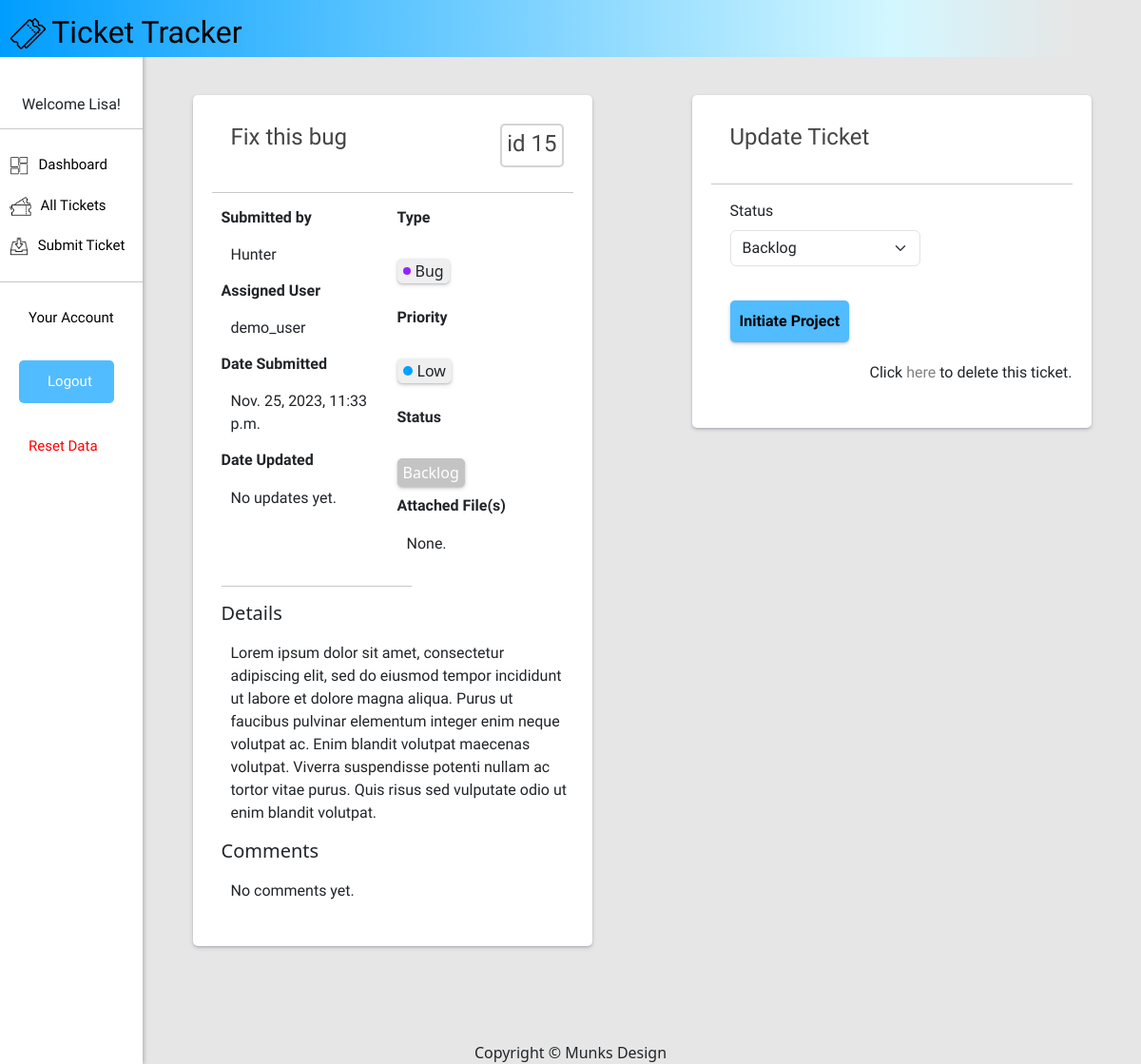
/ticket-room/15/ (signed in), run on the app's committed database.
### mainapp/models.py (models this page shows, shortened)
class Ticket(models.Model):
    class Status(models.TextChoices):
        ACTIVE = 'Active', 'Active'
        COMPLETE = 'Complete', 'Complete'
        BACKLOG = 'Backlog', 'Backlog'
    class Priority(models.TextChoices):
        HIGH = 'High', 'High'
        LOW = 'Low', 'Low'
    class Type(models.TextChoices):
        BUG = 'Bug', 'Bug'
        FEATURE = 'Feature', 'Feature'
        MODIFY = 'Modify', 'Modify'
    title = models.CharField(max_length=30)
    description = models.TextField(max_length=500)
    author = models.ForeignKey(User, on_delete=models.PROTECT, related_name='ticket_submission')
    participants = models.ForeignKey(User, on_delete=models.PROTECT, related_name='participants', default='')
    created = models.DateTimeField(auto_now_add=True)
    updated = models.DateTimeField(auto_now=True)
    type = models.CharField(max_length=10, choices=Type.choices, default=Type.BUG)
    priority = models.CharField(max_length=10, choices=Priority.choices, default=Priority.LOW)
    status = models.CharField(max_length=10, choices=Status.choices, default=Status.BACKLOG)
    comments = models.TextField(blank=True)
    attachment = models.FileField(upload_to='ticket_attachments/', blank=True, null=True)
    objects = models.Manager()
    published = PublishedManager()
    class Meta:
        ordering = ['-created']
        indexes = [
            models.Index(fields=['-created'])
        ]

### mainapp/views.py (the view)
# urls.py: path('ticket-room/<str:pk>/', views.ticket_room, name='ticket-room'),
@login_required
def ticket_room(request, pk):
    ticket = get_object_or_404(Ticket, id=pk)
    if request.method == 'POST':
        if 'form-update' in request.POST:
            form_update = TicketUpdate(request.POST, instance=ticket)
            if form_update.is_valid():
                ticket = form_update.save(commit=False)
                comment = form_update.cleaned_data['comments']
                if comment:
                    ticket.add_comments(comment)
                ticket.save()
                messages.success(request, "Ticket Updated" )
                return redirect('ticket-room', pk=ticket.id)
        elif 'form-initiate' in request.POST:
            form_initiate = TicketInitiate(request.POST, instance=ticket)
            if form_initiate.is_valid():
                ticket = form_initiate.save(commit=False)
                status = form_initiate.cleaned_data['status']
                if status:
                    ticket.initiate(status)
                ticket.save()
                messages.success(request, "Ticket Initiated")
                return redirect('ticket-room', pk=ticket.id)
    else:
        form_update = TicketUpdate(instance=ticket)
        form_initiate = TicketInitiate(instance=ticket)
    context = {'ticket': ticket, 'form_update': form_update, 'form_initiate': form_initiate}
    return render(request, 'ticket_room.html', context)

### mainapp/forms.py
class TicketUpdate(forms.ModelForm):
    class Meta:
        model = Ticket
        fields = ['status', 'comments']

class TicketInitiate(forms.ModelForm):
    class Meta:
        model = Ticket
        fields = ['status']

### mainapp/templates/ticket_room.html (shortened to what this page needs)
{% extends 'base.html' %} {% load static %} {% load crispy_forms_tags %} {% block content %}
<div>{% include 'sidebar.html' %}</div>
<div class="flex-container-ticket">
	<div class="box">
		<div class="account-tickets">
			<div class="subtitle" id="ticket-subtitle">
				<div class="left-ticket"><h4>{{ticket.title}}</h4></div>
				<div class="right-ticket"><h4>id {{ticket.id}}</h4></div>
			</div>
			<hr />
			<div class="main-text-dash">
				<div class="ticket-column">
					<div>
						<div class="ticket-box">
							<div class="column">
								<h6>Submitted by</h6>
								<p>{{ticket.author}}</p>
								<div class="ticket-assigned">
									<h6>Assigned User</h6>
									<p>{{ticket.participants}}</p>
								</div>
								<h6>Date Submitted</h6>
								<p>{{ticket.created}}</p>
								<h6>Date Updated</h6>
								{% if ticket.created != ticket.updated %}
								<p>{{ticket.updated}}</p>
								{% else %}
								<p>No updates yet.</p>
								{% endif %}
							</div>
							<div class="column">
								<h6>Type</h6>
								{% if ticket.type == 'Bug' %}
								<p>
									<td>
										<div class="tps-container">
											<div class="colored-dot">
												<div class="dot" id="bug"></div>
												<div>{{ticket.type}}</div>
											</div>
										</div>
									</td>
								</p>
								{% endif %}
								<h6>Priority</h6>
								{% if ticket.priority == 'High' %}
								<p>
									<td>
										<div class="tps-container">
											<div class="colored-dot">
												<div class="dot" id="high"></div>
												<div>{{ticket.priority}}</div>
											</div>
										</div>
									</td>
								</p>
								{% elif ticket.priority == 'Low' %}
								<p>
									<td>
										<div class="tps-container">
											<div class="colored-dot">
												<div class="dot" id="low"></div>
												<div>{{ticket.priority}}</div>
											</div>
										</div>
									</td>
								</p>
								{% endif %}
								<h6>Status</h6>
								<p>{% if ticket.status == 'Active' %}</p>
								<div class="ticket-active">In Progress</div>
								{% elif ticket.status == 'Complete' %}
								<div class="ticket-complete">Complete</div>
								{% elif ticket.status == 'Backlog' %}
								<div class="ticket-backlog">Backlog</div>
								{% endif %}
								<h6 style="margin-top: 10px">Attached File(s)</h6>
								{% if ticket.attachment %}
								<p>
									<a class="ticket-link" href="{{ ticket.attachment.url }}"
										>Open file</a
									>
								</p>
								{% else %}
								<p>None.</p>
								{% endif %}
							</div>
						</div>
					</div>
					<hr style="width: 200px" />
					<h5>Details</h5>
					<p>{{ticket.description}}</p>
					<h5>Comments</h5>
					{% if ticket.comments %}
					<p>{{ticket.comments}}</p>
					{% else %}
					<p>No comments yet.</p>
					{% endif %}
				</div>
			</div>
		</div>
	</div>
	<div class="box">
		<div class="ticket-update">
			<div class="ticket-column">
				<div class="subtitle">
					<h4>Update Ticket</h4>
				</div>
				<hr />
				{% if ticket.status != 'Backlog' %}
				<div class="ticket-form">
					<form method="post" id="form-update">
						{% csrf_token %} {{ form_update|crispy }}
						<button class="update-button" type="submit" name="form-update">
							Update Ticket
						</button>
					</form>
				</div>
				{% else %}
				<div class="ticket-form">
					<form method="post" id="form-initiate">
						{% csrf_token %} {{ form_initiate|crispy }}
						<button class="update-button" type="submit" name="form-initiate">
							Initiate Project
						</button>
					</form>
				</div>
				{% endif %}
				<div class="ticket-form">
					<p style="padding-top: 20px; text-align: right">
						Click
						<a class="ticket-link" href="{% url 'ticket-delete' ticket.id %}"
							>here</a
						>
						to delete this ticket.
					</p>
				</div>
			</div>
		</div>
	</div>
	{% endblock %}

### mainapp/templates/sidebar.html
{% load static %}
<div class="sidebar">
	<div class="sidebar-content">
		<div class="welcome-sidebar" style="text-align: center">
			<h6>Welcome {{request.user}}!</h6>
			<hr />
		</div>
		<div>
			<a href="{% url 'dashboard' %}"
				><img
					src="{% static 'images/dashboard-image.png' %}"
					style="height: 20px; padding-right: 10px" />Dashboard</a
			>
		</div>
		<a href="{% url 'all-tickets' %}"
			><img
				src="{% static 'images/tickets.png' %}"
				style="height: 20px; padding-right: 10px" />All Tickets</a
		>
		{% if user.is_authenticated and user.is_staff %}
		<a href="{% url 'ticket-submission'%}?author={{user.id}}"
			><img
				src="{% static 'images/submit-image.png' %}"
				style="height: 20px; padding-right: 10px" />Submit Ticket</a
		>
		{% endif %}
		<hr />
		<a href="{% url 'account' %}" style="padding-left: 30px">Your Account</a>
		<br />
		{% if request.user.is_authenticated %}
		<div class="logout-container">
			<button class="logout-button">
				<a href="{% url 'logout' %}" style="color: white;">Logout</a>
			</button>
		</div>
		<br>
		<div class="data-reset">
			<a href="{% url 'reset-data' %}" style="padding-left: 30px; color: red;">Reset Data</a>
		</div>
	</div>
	{% endif %}
</div>

### mainapp/static/css/base.css (style rules this page uses)
body { margin: 0; }
p { font-family: "Libre Franklin", sans-serif; }
h6 { font-family: "Libre Franklin", sans-serif; font-weight: 900; color: #d3d3d3; }
hr { z-index: 10; position: relative; }
.logout-button { background-color: rgb(81, 188, 255); border: none; border-radius: 5px; cursor: pointer; text-align: left; width: 100px; padding-left: 20px; }
.logout-container { margin-left: 20px; }
.logout-container a { color: white; padding-left: 10px; }
.subtitle { padding: 10px; margin-left: 10px; font-family: "Libre Franklin", sans-serif; font-weight: bold; color: #454545; font-size: large; }
#id_title, #id_author, #id_status, #id_type, #id_priority, #id_participants, #id_recipient { width: 200px; font-family: "Libre Franklin", sans-serif; }
.main-text-dash { padding-left: 10px; }
.ticket-form { margin-left: 20px; font-family: "Libre Franklin", sans-serif; }
.sidebar { height: 100%; width: 150px; position: fixed; top: 0; left: 0; background-color: #ffffff; overflow-x: hidden; padding-top: 100px; box-shadow: 2px 0 4px rgba(0, 0, 0, 0.2); }
.sidebar a { padding: 10px; text-decoration: none; font-size: 15px; color: #000000; display: block; font-family: "Libre Franklin", sans-serif; }
.ticket-column { display: flex; flex-direction: column; }
.ticket-column h6 { font-weight: bold; }
.ticket-column p { padding-left: 10px; padding-top: 10px; }
.ticket-link { text-decoration: none; color: #818181; }
.update-button { border-radius: 5px; border: none; background-color: rgb(81, 188, 255); margin-top: 20px; padding: 10px; font-weight: bold; box-shadow: rgba(50, 50, 93, 0.25) 0px 2px 5px -1px, rgba(0, 0, 0, 0.3) 0px 1px 3px -1px; }
#ticket-subtitle { display: flex; justify-content: space-between; }
.right-ticket { border: 2px solid #d3d3d3; border-radius: 5px; padding-top: 5px; padding-left: 5px; padding-right: 5px; }
.ticket-assigned { padding-right: 50px; }
.flex-container-ticket { display: flex; margin-left: 150px; padding-top: 20px; }
.ticket-box { display: flex; justify-content: space-between; }
.column { flex: 1; }
.box { flex: 1; margin-top: 20px; border-radius: 20px; margin-left: 5%; margin-right: 5%; height: fit-content; border-radius: 5px; padding: 20px; padding-bottom: 30px; background-color: white; box-shadow: rgba(50, 50, 93, 0.25) 0px 2px 5px -1px, rgba(0, 0, 0, 0.3) 0px 1px 3px -1px; }
.ticket-backlog { border: 1px solid #c4c4c4; border-radius: 5px; width: fit-content; padding: 2px; padding-left: 5px; padding-right: 5px; background-color: #c4c4c4; color: white; box-shadow: rgba(50, 50, 93, 0.25) 0px 2px 5px -1px, rgba(0, 0, 0, 0.3) 0px 1px 3px -1px; }
.colored-dot { display: flex; align-items: center; }
.dot { width: 10px; height: 10px; border-radius: 50%; margin-right: 5px; }
#bug { background-color: #9225ff; width: 8px; height: 8px; }
#low { background-color: #00a2ff; }
.tps-container { border: 1px solid #efefef; border-radius: 5px; width: fit-content; padding-left: 5px; padding-right: 5px; background-color: #efefef; box-shadow: rgba(50, 50, 93, 0.25) 0px 2px 5px -1px, rgba(0, 0, 0, 0.3) 0px 1px 3px -1px; }

### data on the page
Ticket: title "Fix this bug", id "15", author "Hunter", participants "demo_user", created "Nov. 25, 2023, 11:33 p.m.", type "Bug", priority "Low", description "Lorem ipsum dolor sit amet, consectetur adipiscing elit, sed do eiusmod tempor incididunt ut labore et dolore magna aliqua. Purus ut faucibus pulvinar elementum integer enim neque volutpat ac. Enim blandit volutpat maecenas volutpat. Viverra suspendisse potenti nullam ac tortor vitae purus. Quis risus sed vulputate odio ut enim blandit volutpat.", status "Backlog"

### other printed values
{{ request.user }} "Lisa"
